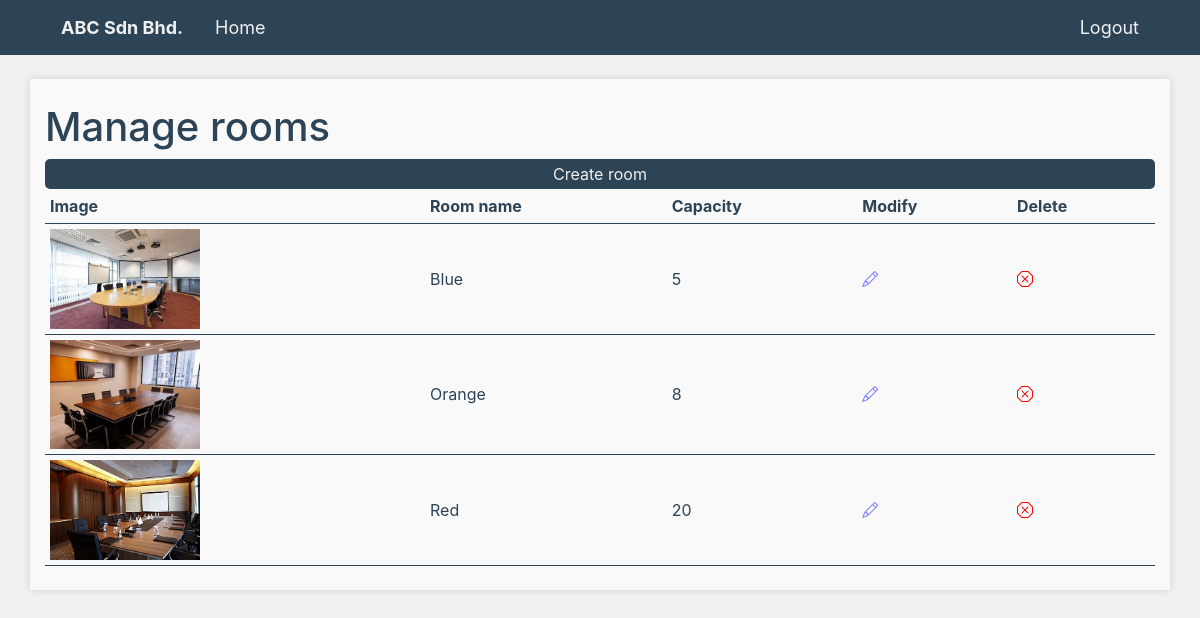
Page /roomManagement/ (signed in) on the committed database.
### rooms/models.py (models this page shows, shortened)
class Room(models.Model):
    roomName = models.CharField(max_length=50, unique=True)
    capacity = models.IntegerField(default=0)
    createdAt = models.DateTimeField(auto_now_add=True)
    roomImage = models.ImageField(null=True, blank=False, upload_to='media/')

### rooms/views.py (the view)
# urls.py: path('', roomManagementView, name='roomManagement'),
def roomManagementView(request):
    rooms = Room.objects.all()
    context = {'rooms' : rooms}
    return render(request, "rooms/roomManagement.html", context)

### rooms/templates/rooms/roomManagement.html (shortened to what this page needs)
{% extends 'base.html' %}
{% load static %}
{% block content %}
{% if user.is_staff %}
<br>
<div class="container py-4 boxColor boxShadow">
    <h1>Manage rooms</h1>
    <button><a href="{% url 'createRoom' %}">Create room </a></button>
    <table class="dataTable">
        <tr style="font-weight:bold">
            <th>Image</th>
            <th>Room name</th>
            <th>Capacity</th>
            <th>Modify</th>
            <th>Delete</th>
        </tr>
        {% for room in rooms %}
            <tr>
                <td><img style="width:150px" src="{{ room.roomImage.url }}"></td>
                <td>{{room.roomName}}</td>
                <td>{{room.capacity}}</td>
                <td><a href="modify/{{room.id}}"><i class="bi bi-pencil"></i></a></td>
                <td><a href="deleteRoom/{{room.id}}"><i class="bi bi-x-octagon"></i></a></td>
            </tr>
        {% endfor %}
    </table>
</div>
{% else %}
<br>
<div class="container py-4 boxColor boxShadow">
    <p>You are not logged in.</p>
    <button><a href="{% url 'login' %}">Log In</a></button>
</div>
{% endif %}
{% endblock %}

### templates/base.html (style rules this page uses)
:root { --orange:#FF8551; --white:#f9f9f9; --offWhite:#f0f0f0; --buttonColor:var(--grey); --grey:#2D4356; --success:#7FFFD4; --fail:#ff7b95; }
body { background-color:var(--offWhite); color:var(--grey) }
a { color:var(--grey) }
.boxShadow { filter: drop-shadow(0px 0px 3px #cecece); border-radius:2px; }
.boxColor { background-color:var(--white); }
button { background-color:var(--buttonColor); border:2px solid var(--grey); border-radius:5px; width:100%; color:var(--offWhite) !important; }
button a { display:block; width:100%; color:var(--offWhite) !important; }
.bi-pencil { color:rgb(125, 125, 254); }
.bi-x-octagon { color:red; }
button a { color:var(--grey); }
.dataTable { width:100%; }
.dataTable td,th { padding:5px; }
.dataTable td { border-top:1px solid var(--grey); border-bottom:1px solid var(--grey); }

### templates/header.html (style rules this page uses)
a { text-decoration: none; }

### rows in the picture
Room: roomImage (picture), roomName "Blue", capacity "5"
Room: roomImage (picture), roomName "Orange", capacity "8"
Room: roomImage (picture), roomName "Red", capacity "20"
